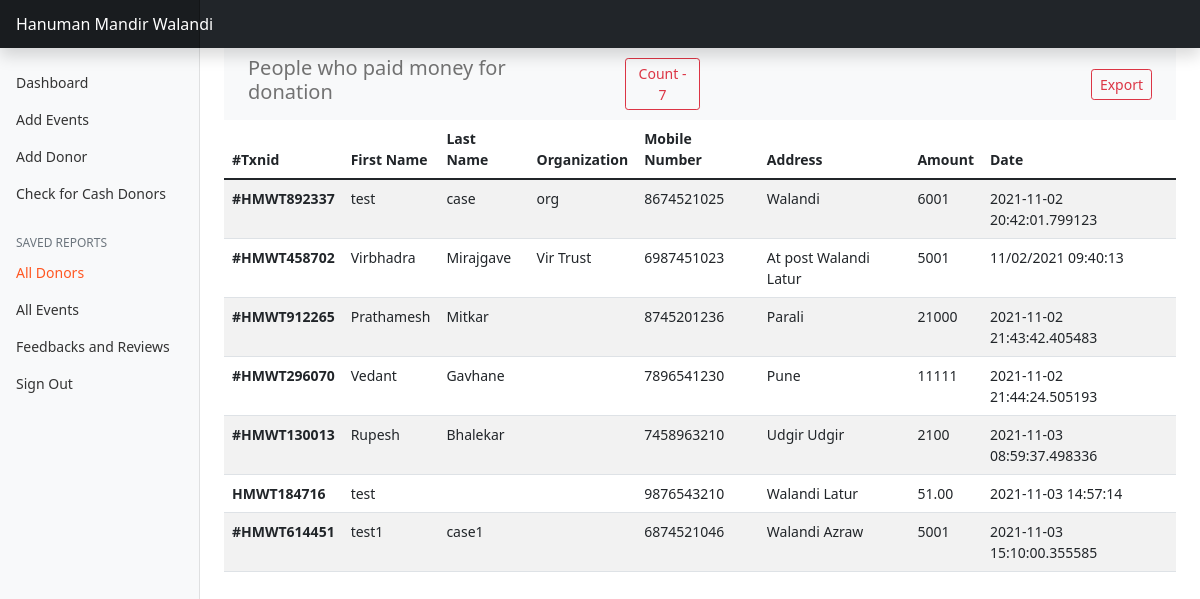
The app's page /donors (signed in), older data.
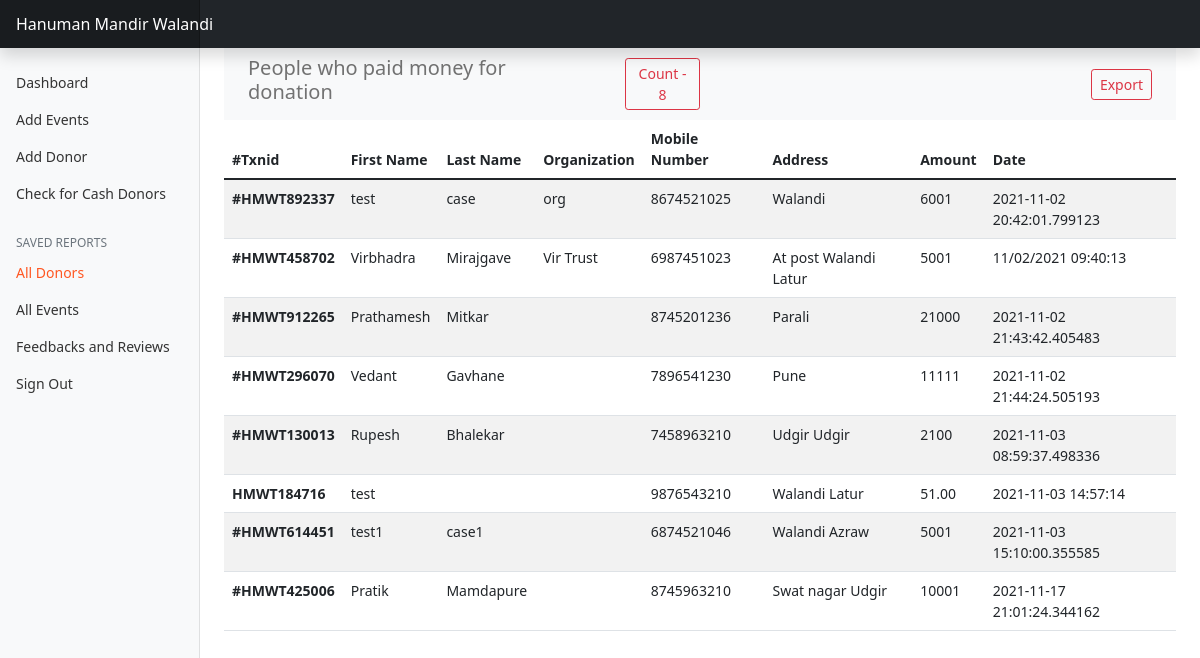
The same page, newer data.
### home/models.py (models this page shows, shortened)
class Donor(models.Model):
    donor_first_name = models.CharField(max_length=100)
    donor_last_name = models.CharField(max_length=100)
    donor_phone_number = models.CharField(max_length=12)
    donor_organization_name = models.CharField(max_length=100)
    donor_email = models.CharField(max_length=100)
    donor_address =models.CharField(max_length=300)
    donor_country = models.CharField(max_length=100)
    donor_state = models.CharField(max_length=100)
    donor_city = models.CharField(max_length=100)
    donor_zip = models.CharField(max_length=10)
    donor_amount = models.CharField(max_length=100)
    donor_txnid = models.CharField(max_length=20)
    donoration_time = models.CharField(max_length=50)
    payment_status = models.CharField(max_length=50)

### adminpanel/views1.py (the view)
# urls.py: path('donors',views1.donors),
@login_required(login_url='adminlogin')
def donors(request):
    donors = Donor.objects.all()
    count = 0
    for i in donors[0:]:
        if(i.payment_status == 'success'):
            count += 1
    params = {'donor':donors, 'range': range(len(donors)), 'count' : count}
    return render(request,'donors.html',params)

### templates/donors.html (shortened to what this page needs)
<!DOCTYPE html>
<html lang="en">
<head>
    <link href="https://cdn.jsdelivr.net/npm/bootstrap@5.1.3/dist/css/bootstrap.min.css" rel="stylesheet">
</head>
<body>
    <header class="navbar navbar-dark sticky-top bg-dark flex-md-nowrap p-0 shadow">
        <a class="navbar-brand col-md-3 col-lg-2 me-0 px-3" href="/">Hanuman Mandir Walandi</a>
      </header>
    <div class="container-fluid">
        <div class="row">
          <nav id="sidebarMenu" class="col-md-3 col-lg-2 d-md-block bg-light sidebar collapse">
            <div class="position-sticky pt-3">
              <ul class="nav flex-column">
                <li class="nav-item">
                  <a class="nav-link" aria-current="page" href="dashboard">
                    Dashboard
                  </a>
                </li>
                <li class="nav-item">
                  <a class="nav-link" href="#" data-bs-toggle="modal" data-bs-target="#exampleModal" data-bs-whatever="@mdo">
                    Add Events
                  </a>
                </li>
                <li class="nav-item">
                  <a class="nav-link" href="#" data-bs-toggle="modal" data-bs-target="#exampleModal1" data-bs-whatever="@mdo">
                    Add Donor
                  </a>
                </li>
                <li class="nav-item">
                  <a class="nav-link" href="cashdonors">
                    Check for Cash Donors
                  </a>
                </li>
              </ul>
              <h6 class="sidebar-heading d-flex justify-content-between align-items-center px-3 mt-4 mb-1 text-muted">
                <span>Saved reports</span>
              </h6>
              <ul class="nav flex-column mb-2">
                <li class="nav-item">
                  <a class="nav-link active" href="donors">
                    All Donors
                  </a>
                </li>
                <li class="nav-item">
                    <a class="nav-link" href="event">
                      All Events
                    </a>
                  </li>
                   <li class="nav-item">
                    <a class="nav-link" href="F_R">
                      Feedbacks and Reviews
                    </a>
                  </li>
                <li class="nav-item">
                  <a class="nav-link" href="signout">
                    Sign Out
                  </a>
                </li>
              </ul>
            </div>
          </nav>
           <main class="col-md-9 ms-sm-auto col-lg-10 px-md-4">
<table class="table table-striped">
<nav class="navbar navbar-expand-lg navbar-light bg-light">
  <div class="container-fluid">
      <h5 style="color: #727272;">People who paid money for donation</h5>
      <button class="mx-5 btn btn-sm btn-outline-danger" type="button">Count - {{count}}</button>
    <div class="collapse navbar-collapse" id="navbarSupportedContent">
      <form class="d-flex">
        <button class="btn btn-sm btn-outline-danger" type="button">Export</button>
      </form>
    </div>
  </div>
</nav>
  <thead>
    <tr>
      <th scope="col">#Txnid</th>
      <th scope="col">First Name</th>
      <th scope="col">Last Name</th>
      <th scope="col">Organization</th>
      <th scope="col">Mobile Number</th>
      <th scope="col">Address</th>
      <th scope="col">Amount</th>
      <th scope="col">Date</th>
    </tr>
  </thead>
  <tbody>
      {% for i in donor|slice:"0:" %}
      {% if i.payment_status == 'success' %}
    <tr>
      <th scope="row">{{i.donor_txnid}}</th>
      <td>{{i.donor_first_name}}</td>
      <td>{{i.donor_last_name}}</td>
      <td>{{i.donor_organization_name}}</td>
      <td>{{i.donor_phone_number}}</td>
      <td>{{i.donor_address}}   {{i.donor_city}}</td>
      <td>{{i.donor_amount}}</td>
      <td>{{i.donoration_time}}</td>
    </tr>
    {% endif %}
     {% endfor %}
  </tbody>
</table>
</main>
          </div>
        </div>
</body>
</html>

Row changes from the older to the newer data that the page shows:
now on this page (row edited): Donor: donor_txnid "#HMWT425006", donor_first_name "Pratik", donor_last_name "Mamdapure", donor_phone_number "8745963210", donor_address "Swat nagar", donor_city "Udgir", donor_amount "10001", donoration_time "2021-11-17 21:01:24.344162"
Text that changed along with them:
{{ count }}: "7" → "8"
